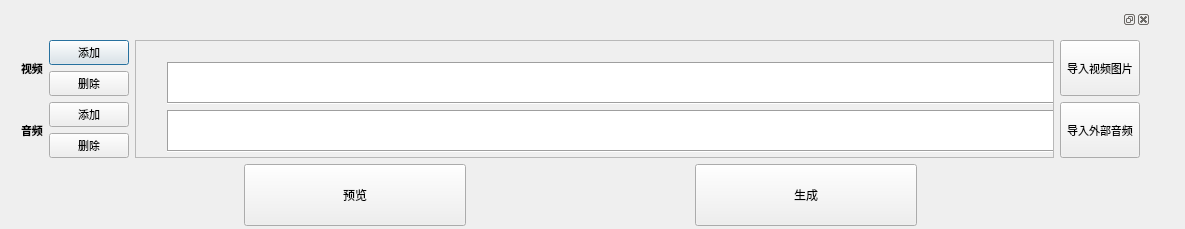
<?xml version="1.0" encoding="UTF-8"?>
<ui version="4.0">
 <class>Dialog</class>
 <widget class="QDialog" name="Dialog">
  <property name="geometry">
   <rect>
    <x>0</x>
    <y>0</y>
    <width>1185</width>
    <height>229</height>
   </rect>
  </property>
  <property name="sizePolicy">
   <sizepolicy hsizetype="Expanding" vsizetype="Expanding">
    <horstretch>0</horstretch>
    <verstretch>0</verstretch>
   </sizepolicy>
  </property>
  <property name="focusPolicy">
   <enum>Qt::WheelFocus</enum>
  </property>
  <property name="windowTitle">
   <string>Dialog</string>
  </property>
  <widget class="QDockWidget" name="dockWidget">
   <property name="geometry">
    <rect>
     <x>10</x>
     <y>10</y>
     <width>1141</width>
     <height>227</height>
    </rect>
   </property>
   <widget class="QWidget" name="dockWidgetContents">
    <layout class="QGridLayout" name="gridLayout_2">
     <item row="0" column="0">
      <layout class="QHBoxLayout" name="horizontalLayout">
       <item>
        <layout class="QVBoxLayout" name="verticalLayout_2">
         <item>
          <layout class="QHBoxLayout" name="horizontalLayout_2">
           <item>
            <layout class="QVBoxLayout" name="verticalLayout_7">
             <item>
              <widget class="QLabel" name="label_5">
               <property name="font">
                <font>
                 <pointsize>8</pointsize>
                 <weight>75</weight>
                 <bold>true</bold>
                </font>
               </property>
               <property name="text">
                <string>视频</string>
               </property>
               <property name="textFormat">
                <enum>Qt::PlainText</enum>
               </property>
              </widget>
             </item>
             <item>
              <widget class="QLabel" name="label_3">
               <property name="font">
                <font>
                 <pointsize>8</pointsize>
                 <weight>75</weight>
                 <bold>true</bold>
                </font>
               </property>
               <property name="text">
                <string>音频</string>
               </property>
               <property name="textFormat">
                <enum>Qt::PlainText</enum>
               </property>
              </widget>
             </item>
            </layout>
           </item>
           <item>
            <layout class="QVBoxLayout" name="verticalLayout_6">
             <item>
              <widget class="QPushButton" name="addPicButton">
               <property name="sizePolicy">
                <sizepolicy hsizetype="Fixed" vsizetype="Expanding">
                 <horstretch>0</horstretch>
                 <verstretch>0</verstretch>
                </sizepolicy>
               </property>
               <property name="font">
                <font>
                 <pointsize>8</pointsize>
                </font>
               </property>
               <property name="text">
                <string>添加</string>
               </property>
              </widget>
             </item>
             <item>
              <widget class="QPushButton" name="videoDeleteButton">
               <property name="sizePolicy">
                <sizepolicy hsizetype="Minimum" vsizetype="Expanding">
                 <horstretch>0</horstretch>
                 <verstretch>0</verstretch>
                </sizepolicy>
               </property>
               <property name="font">
                <font>
                 <pointsize>8</pointsize>
                </font>
               </property>
               <property name="text">
                <string>删除</string>
               </property>
              </widget>
             </item>
             <item>
              <widget class="QPushButton" name="addAudioButton_2">
               <property name="sizePolicy">
                <sizepolicy hsizetype="Fixed" vsizetype="Expanding">
                 <horstretch>0</horstretch>
                 <verstretch>0</verstretch>
                </sizepolicy>
               </property>
               <property name="font">
                <font>
                 <pointsize>8</pointsize>
                </font>
               </property>
               <property name="text">
                <string>添加</string>
               </property>
              </widget>
             </item>
             <item>
              <widget class="QPushButton" name="audioDeleteButton">
               <property name="sizePolicy">
                <sizepolicy hsizetype="Minimum" vsizetype="Expanding">
                 <horstretch>0</horstretch>
                 <verstretch>0</verstretch>
                </sizepolicy>
               </property>
               <property name="font">
                <font>
                 <pointsize>8</pointsize>
                </font>
               </property>
               <property name="text">
                <string>删除</string>
               </property>
              </widget>
             </item>
            </layout>
           </item>
          </layout>
         </item>
        </layout>
       </item>
       <item>
        <widget class="QScrollArea" name="scrollArea">
         <property name="sizeAdjustPolicy">
          <enum>QAbstractScrollArea::AdjustIgnored</enum>
         </property>
         <property name="widgetResizable">
          <bool>true</bool>
         </property>
         <widget class="QWidget" name="scrollAreaWidgetContents">
          <property name="geometry">
           <rect>
            <x>0</x>
            <y>0</y>
            <width>870</width>
            <height>137</height>
           </rect>
          </property>
          <property name="sizePolicy">
           <sizepolicy hsizetype="Expanding" vsizetype="Expanding">
            <horstretch>0</horstretch>
            <verstretch>0</verstretch>
           </sizepolicy>
          </property>
          <widget class="QWidget" name="verticalLayoutWidget_3">
           <property name="geometry">
            <rect>
             <x>20</x>
             <y>10</y>
             <width>1191</width>
             <height>111</height>
            </rect>
           </property>
           <layout class="QVBoxLayout" name="verticalLayout_4">
            <property name="sizeConstraint">
             <enum>QLayout::SetDefaultConstraint</enum>
            </property>
            <item>
             <widget class="QListWidget" name="listMediaWidget">
              <property name="sizePolicy">
               <sizepolicy hsizetype="Expanding" vsizetype="Expanding">
                <horstretch>0</horstretch>
                <verstretch>0</verstretch>
               </sizepolicy>
              </property>
              <property name="frameShape">
               <enum>QFrame::Box</enum>
              </property>
              <property name="flow">
               <enum>QListView::LeftToRight</enum>
              </property>
              <property name="resizeMode">
               <enum>QListView::Fixed</enum>
              </property>
             </widget>
            </item>
            <item>
             <spacer name="verticalSpacer">
              <property name="orientation">
               <enum>Qt::Vertical</enum>
              </property>
              <property name="sizeHint" stdset="0">
               <size>
                <width>20</width>
                <height>40</height>
               </size>
              </property>
             </spacer>
            </item>
            <item>
             <spacer name="verticalSpacer_4">
              <property name="orientation">
               <enum>Qt::Vertical</enum>
              </property>
              <property name="sizeHint" stdset="0">
               <size>
                <width>20</width>
                <height>40</height>
               </size>
              </property>
             </spacer>
            </item>
            <item>
             <spacer name="verticalSpacer_3">
              <property name="orientation">
               <enum>Qt::Vertical</enum>
              </property>
              <property name="sizeHint" stdset="0">
               <size>
                <width>20</width>
                <height>40</height>
               </size>
              </property>
             </spacer>
            </item>
            <item>
             <widget class="QListWidget" name="listAudioWidget">
              <property name="frameShape">
               <enum>QFrame::Box</enum>
              </property>
              <property name="flow">
               <enum>QListView::LeftToRight</enum>
              </property>
              <property name="resizeMode">
               <enum>QListView::Fixed</enum>
              </property>
             </widget>
            </item>
           </layout>
          </widget>
         </widget>
        </widget>
       </item>
       <item>
        <layout class="QVBoxLayout" name="verticalLayout_3">
         <item>
          <widget class="QPushButton" name="importMediaButton">
           <property name="sizePolicy">
            <sizepolicy hsizetype="Minimum" vsizetype="Expanding">
             <horstretch>0</horstretch>
             <verstretch>0</verstretch>
            </sizepolicy>
           </property>
           <property name="font">
            <font>
             <pointsize>8</pointsize>
            </font>
           </property>
           <property name="text">
            <string>导入视频图片</string>
           </property>
          </widget>
         </item>
         <item>
          <widget class="QPushButton" name="importAudioButton">
           <property name="sizePolicy">
            <sizepolicy hsizetype="Minimum" vsizetype="Expanding">
             <horstretch>0</horstretch>
             <verstretch>0</verstretch>
            </sizepolicy>
           </property>
           <property name="font">
            <font>
             <pointsize>8</pointsize>
            </font>
           </property>
           <property name="text">
            <string>导入外部音频</string>
           </property>
          </widget>
         </item>
        </layout>
       </item>
      </layout>
     </item>
     <item row="1" column="0">
      <layout class="QVBoxLayout" name="verticalLayout">
       <property name="sizeConstraint">
        <enum>QLayout::SetNoConstraint</enum>
       </property>
       <property name="leftMargin">
        <number>0</number>
       </property>
       <item>
        <layout class="QHBoxLayout" name="horizontalLayout_3">
         <item>
          <spacer name="horizontalSpacer">
           <property name="orientation">
            <enum>Qt::Horizontal</enum>
           </property>
           <property name="sizeHint" stdset="0">
            <size>
             <width>40</width>
             <height>20</height>
            </size>
           </property>
          </spacer>
         </item>
         <item>
          <widget class="QPushButton" name="preButton">
           <property name="sizePolicy">
            <sizepolicy hsizetype="Expanding" vsizetype="Expanding">
             <horstretch>0</horstretch>
             <verstretch>0</verstretch>
            </sizepolicy>
           </property>
           <property name="text">
            <string>预览</string>
           </property>
          </widget>
         </item>
         <item>
          <spacer name="horizontalSpacer_3">
           <property name="orientation">
            <enum>Qt::Horizontal</enum>
           </property>
           <property name="sizeHint" stdset="0">
            <size>
             <width>40</width>
             <height>20</height>
            </size>
           </property>
          </spacer>
         </item>
         <item>
          <widget class="QPushButton" name="produceButton">
           <property name="sizePolicy">
            <sizepolicy hsizetype="Expanding" vsizetype="Expanding">
             <horstretch>0</horstretch>
             <verstretch>0</verstretch>
            </sizepolicy>
           </property>
           <property name="text">
            <string>生成</string>
           </property>
          </widget>
         </item>
         <item>
          <spacer name="horizontalSpacer_2">
           <property name="orientation">
            <enum>Qt::Horizontal</enum>
           </property>
           <property name="sizeHint" stdset="0">
            <size>
             <width>40</width>
             <height>20</height>
            </size>
           </property>
          </spacer>
         </item>
        </layout>
       </item>
      </layout>
     </item>
    </layout>
   </widget>
  </widget>
 </widget>
 <layoutdefault spacing="6" margin="11"/>
 <resources/>
 <connections/>
</ui>
